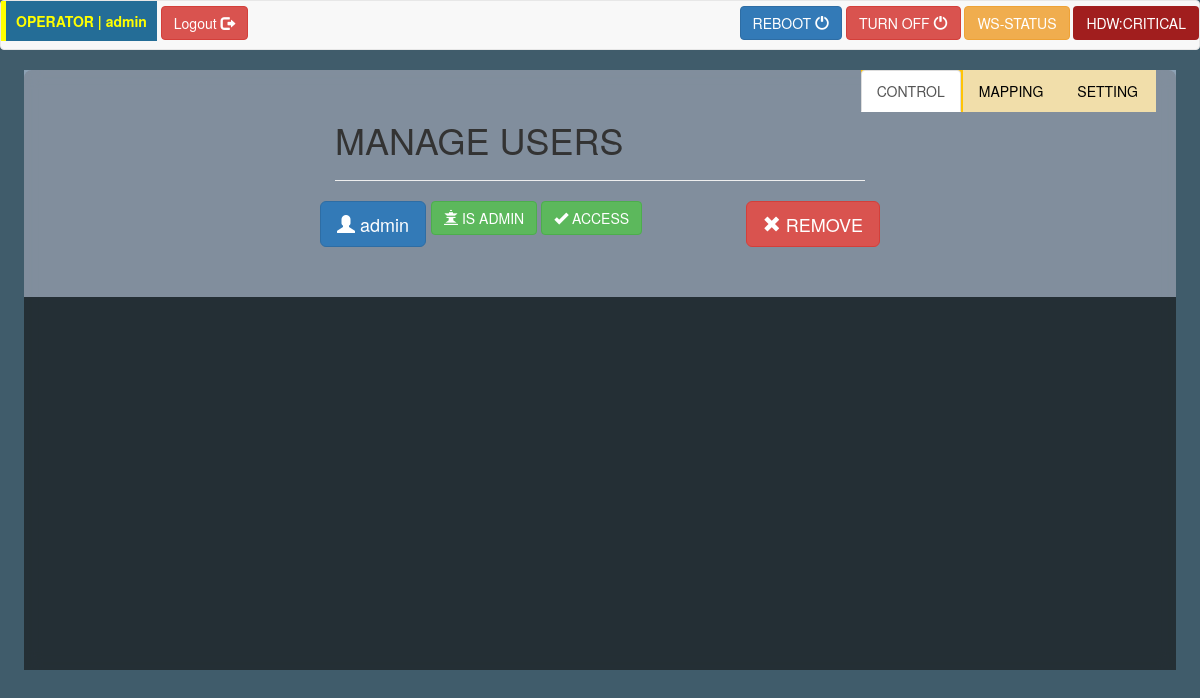
/auth/manageusers (signed in), run on an earlier commit of the app's database.
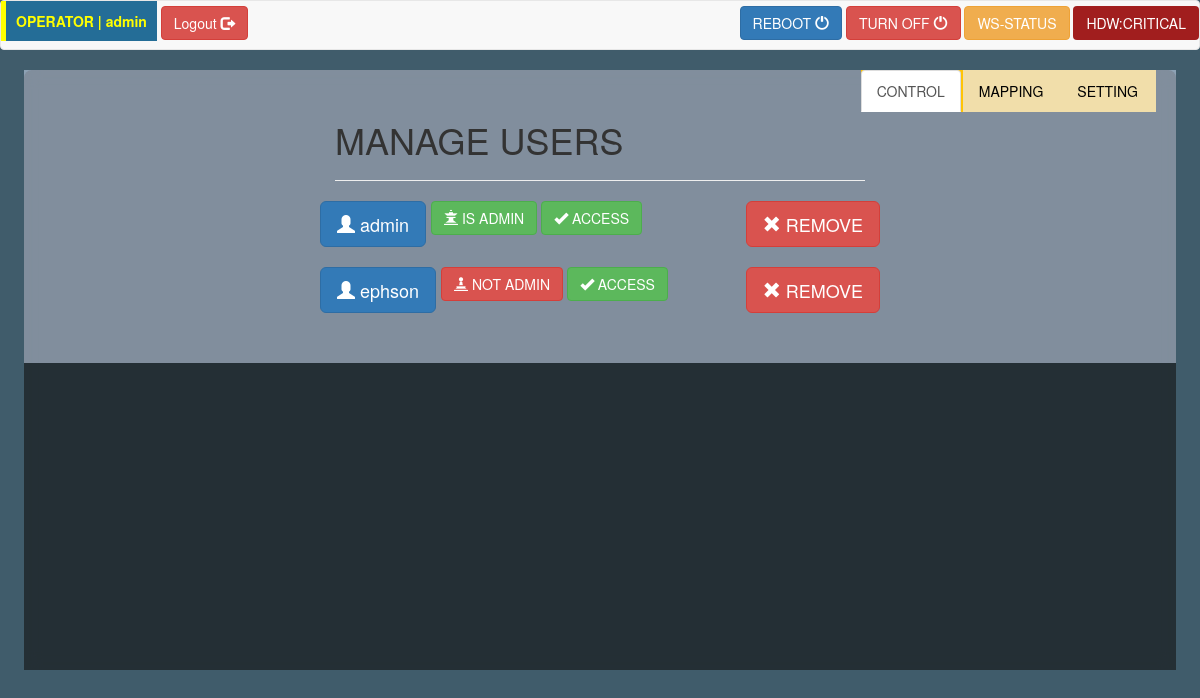
And on a later commit of the database.
### app/models.py (models this page shows, shortened)
class User(UserMixin, db.Model):
    id = db.Column(db.Integer, primary_key=True)
    username = db.Column(db.String(64), index=True, unique=True)
    password_hash = db.Column(db.String(128))
    role = db.Column(db.Integer, default=0)
    last_seen = db.Column(db.DateTime, default=datetime.utcnow)
    has_access = db.Column(db.Integer, default=0)

### app/auth/routes.py (the view)
@bp.route('/manageusers', methods=['GET', 'POST'])
@login_required
def manageusers():
    if ((current_user.is_authenticated) and (current_user.username != 'admin')):
        return redirect(url_for('panels.control'))
    users = User.query.all()
    return render_template('auth/manageusers.html', title='ManageUsers', users=users)

### app/models.py (called while the page is built)
@login.user_loader
def load_user(id):
    return User.query.get(int(id))

### app/panels/routes.py (called while the page is built)
@bp.before_app_request
def before_request():
    if current_user.is_authenticated:
        current_user.last_seen = datetime.utcnow()
        db.session.commit()

### app/templates/auth/manageusers.html (shortened to what this page needs)
{% extends "base.html" %}
{% import 'bootstrap/wtf.html' as wtf %}
{% block app_content %}
    <div class="row" style="background-color: rgba(211, 227, 250, 0.527);">
        <div class="formDiv">
            <h1>MANAGE USERS</h1>
            <hr>
            {% if users %}
                {% for user in users %}
                    <div class="row">
                        <a type="button" class="btn btn-lg btn-primary pull-left" href="{{ url_for('auth.user', username=user.username ) }}"
                            style="margin-right: 5px;">
                            <span class="glyphicon glyphicon-user" aria-hidden="true"></span> {{ user.username }}</a>
                        {% if (user.role == 1) %}
                        <a type="button" class="btn btn-md btn-success" href="{{ url_for('auth.grantrole', username=user.username ) }}">
                            <span class="glyphicon glyphicon-queen" aria-hidden="true"></span> IS ADMIN</a>
                        {% elif (user.role == 0) %}
                            <a type="button" class="btn btn-md btn-danger" href="{{ url_for('auth.grantrole', username=user.username ) }}">
                                <span class="glyphicon glyphicon-pawn" aria-hidden="true"></span> NOT ADMIN</a>
                        {% endif %}
                        {% if (user.has_access == 1) %}
                            <a type="button" class="btn btn-md btn-success" href="{{ url_for('auth.grantaccess', username=user.username ) }}">
                                <span class="glyphicon glyphicon-ok" aria-hidden="true"></span> ACCESS</a>
                        {% elif (user.has_access == 0) %}
                            <a type="button" class="btn btn-md btn-danger" href="{{ url_for('auth.grantaccess', username=user.username ) }}">
                                <span class="glyphicon glyphicon-remove" aria-hidden="true"></span> NO ACCESS</a>
                        {% endif %}
                        <button id="idbtnremoveUser" type="button" class="btn btn-lg btn-danger pull-right">
                            <span class="glyphicon glyphicon-remove" aria-hidden="true"></span> REMOVE</button>
                    </div><br>
                {% endfor %}
            {% endif %}
        </div>
    </div>
{% endblock %}

### app/templates/base.html (shortened to what this page needs)
{% extends 'bootstrap/base.html' %}
{% block navbar %}
    <nav class="navbar navbar-default">
        <div>
            {% if current_user.is_anonymous %}
            <a class="btn btn-md btn-primary" href="{{ url_for('auth.login') }}">Login</a>
            {% else %}
            <span>OPERATOR | {{ current_user.username }}</span>
            <a class="btn btn-md btn-danger" href="{{ url_for('auth.logout') }}">
                Logout <span class="glyphicon glyphicon-log-out" aria-hidden="true"></span></a>
            {% endif %}
            <div class="btn-group-toggle pull-right" data-toggle="buttons" >
                {% if not current_user.is_anonymous %}
                <a id="idrebootBtn" class="btn btn-md btn-primary">
                    REBOOT <span class="glyphicon glyphicon-off" aria-hidden="true"></span></a>
                <a id="idshutdownBtn" class="btn btn-md btn-danger">
                    TURN OFF <span class="glyphicon glyphicon-off" aria-hidden="true"></span></a>
                {% endif %}
                <label class="btn btn-warning" id="idconnStatus">WS-STATUS</label>
                <label class="btn btn-warning" id="idhdwConn">HDW-STATUS</label>
            </div>
        </div>
    </nav>
{% endblock %}
{% block content %}
    <div class="container">
        {% if not current_user.is_anonymous %}
        <ul id="idCtlTab" class="nav nav-tabs pull-right" style="margin-right: 5px;">
            <li class="active"><a href="{{ url_for('panels.control') }}">CONTROL</a></li>
            <li><a href="{{ url_for('panels.mapping') }}">MAPPING</a></li>
            <li><a href="{{ url_for('panels.settings') }}">SETTING</a></li>
        </ul>
        {% endif %}
        {% block app_content %}{% endblock %}
    </div>
{% endblock %}
{% block styles %}
    {{super()}}
    <link rel="stylesheet" href="{{url_for('static', filename='css/page.css') }}" />
    <link rel="stylesheet" href="{{url_for('static', filename='css/utils/bootstrap-toggle.min.css') }}" />
{% endblock %}

What changed in the data, as far as the page shows it:
added User: username "ephson"
